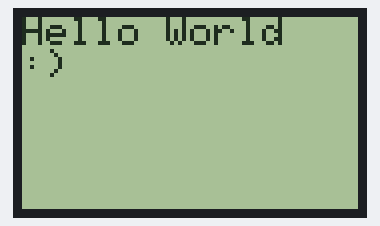
Recording of a sketch running on a simulated Arduino Uno, built with avr-gcc and run on an emulated ATmega328P. Shown: 84×48 one-colour display.

Above: at 0.1 s.

The sketch:

Module_Test.ino
```cpp
#include <PCD8544.h>
static const byte glyph[] = { B00010000, B00110100, B00110000, B00110100, B00010000 };

static PCD8544 lcd;

void setup() {

  lcd.begin(84, 48);
  lcd.createChar(0, glyph);
}

void loop() {

  lcd.setCursor(0, 0);
  lcd.print("Hello World");
  lcd.setCursor(0, 1);
  lcd.print(":)");
}
```
